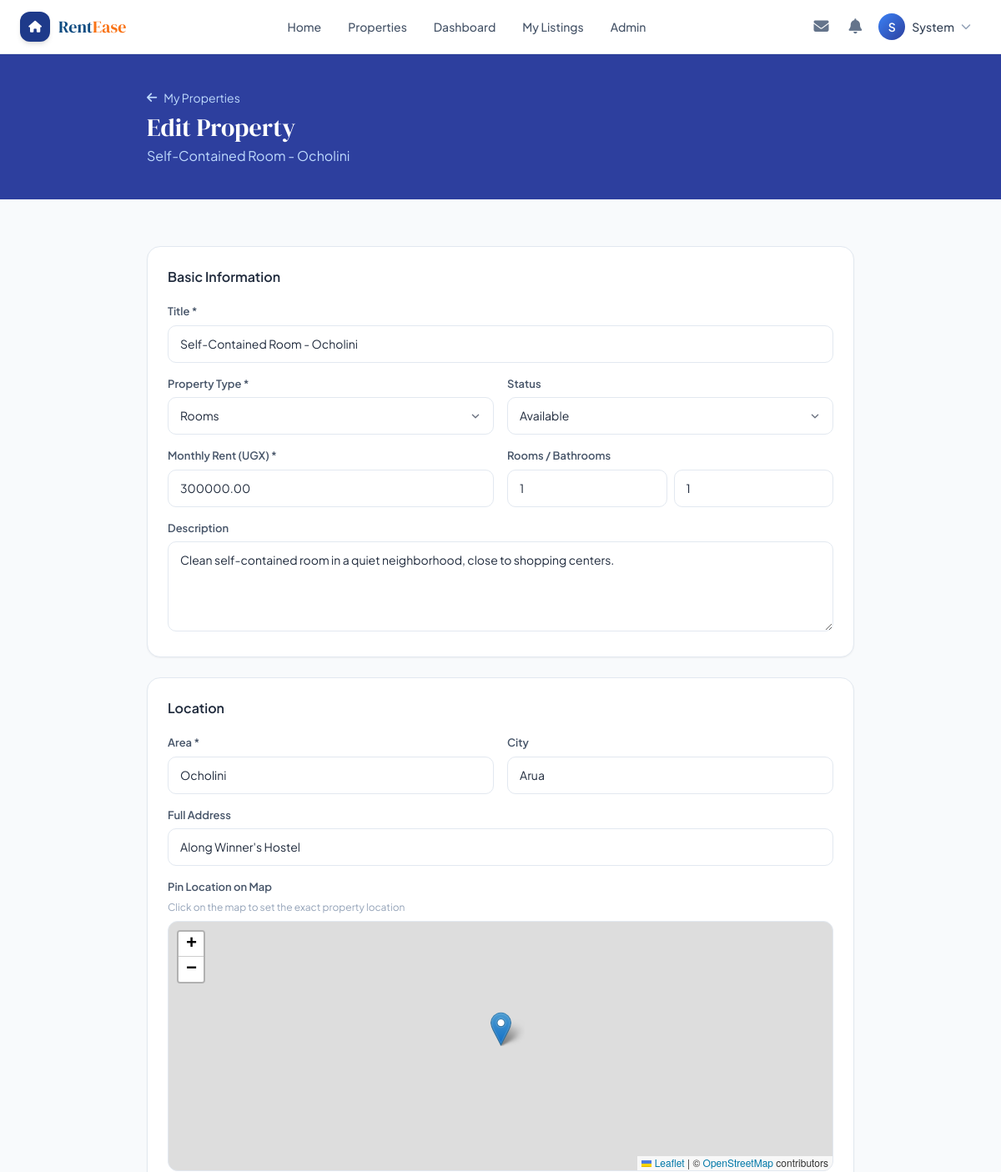
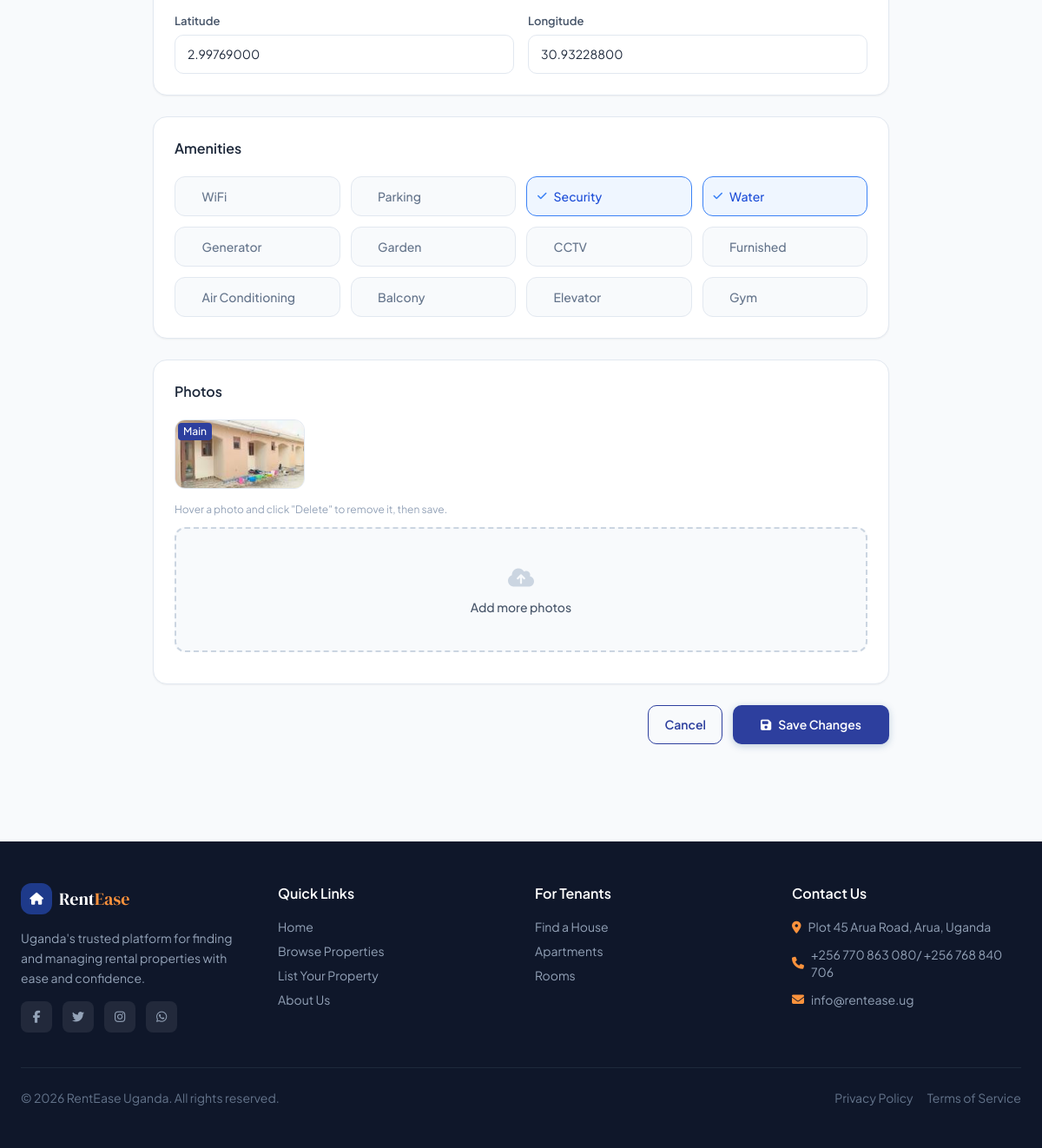
The page /pages/landlord/edit-property.php?id=2 (signed in) on the database its author committed (2 pictures, top to bottom).
### tables this page shows
CREATE TABLE `users` (
  `id` int(11) NOT NULL AUTO_INCREMENT,
  `name` varchar(100) NOT NULL,
  `email` varchar(150) NOT NULL,
  `phone` varchar(20) DEFAULT NULL,
  `password_hash` varchar(255) NOT NULL,
  `role` enum('tenant','landlord','agent','admin') NOT NULL DEFAULT 'tenant',
  `avatar` varchar(255) DEFAULT NULL,
  `bio` text DEFAULT NULL,
  `is_active` tinyint(1) DEFAULT 1,
  `reset_token` varchar(100) DEFAULT NULL,
  `reset_token_expiry` datetime DEFAULT NULL,
  `created_at` timestamp NOT NULL DEFAULT current_timestamp(),
  `updated_at` timestamp NOT NULL DEFAULT current_timestamp() ON UPDATE current_timestamp(),
  PRIMARY KEY (`id`),
  UNIQUE KEY `email` (`email`)
);

CREATE TABLE `properties` (
  `id` int(11) NOT NULL AUTO_INCREMENT,
  `owner_id` int(11) NOT NULL,
  `title` varchar(200) NOT NULL,
  `description` text DEFAULT NULL,
  `property_type` enum('room','apartment','hostel','house','studio') NOT NULL,
  `price` decimal(10,2) NOT NULL,
  `location` varchar(255) NOT NULL,
  `address` text DEFAULT NULL,
  `city` varchar(100) DEFAULT NULL,
  `latitude` decimal(10,8) DEFAULT NULL,
  `longitude` decimal(11,8) DEFAULT NULL,
  `num_rooms` int(11) DEFAULT 1,
  `num_bathrooms` int(11) DEFAULT 1,
  `amenities` text DEFAULT NULL,
  `status` enum('available','occupied','maintenance','inactive','booked') DEFAULT NULL,
  `views` int(11) DEFAULT 0,
  `created_at` timestamp NOT NULL DEFAULT current_timestamp(),
  `updated_at` timestamp NOT NULL DEFAULT current_timestamp() ON UPDATE current_timestamp(),
  PRIMARY KEY (`id`),
  KEY `owner_id` (`owner_id`),
  CONSTRAINT `properties_ibfk_1` FOREIGN KEY (`owner_id`) REFERENCES `users` (`id`) ON DELETE CASCADE
);

CREATE TABLE `property_images` (
  `id` int(11) NOT NULL AUTO_INCREMENT,
  `property_id` int(11) NOT NULL,
  `image_path` varchar(255) NOT NULL,
  `is_primary` tinyint(1) DEFAULT 0,
  `created_at` timestamp NOT NULL DEFAULT current_timestamp(),
  PRIMARY KEY (`id`),
  KEY `property_id` (`property_id`),
  CONSTRAINT `property_images_ibfk_1` FOREIGN KEY (`property_id`) REFERENCES `properties` (`id`) ON DELETE CASCADE
);

### includes/config.php (called while the page is built, shortened)
<?php
function getDB(): PDO {
    static $pdo = null;
    if ($pdo === null) {
        try {
            $dsn = "mysql:host=" . DB_HOST . ";port=" . DB_PORT . ";dbname=" . DB_NAME . ";charset=utf8mb4";
            $pdo = new PDO($dsn, DB_USER, DB_PASS, [
                PDO::ATTR_ERRMODE => PDO::ERRMODE_EXCEPTION,
                PDO::ATTR_DEFAULT_FETCH_MODE => PDO::FETCH_ASSOC,
            ]);
        } catch (PDOException $e) {
            http_response_code(500);
            die(json_encode(['error' => 'Database connection failed']));
        }
    }
    return $pdo;
}
function isLoggedIn(): bool {
    return isset($_SESSION['user_id']);
}
function currentUser(): ?array {
    static $user = null;
    if ($user === null) {
        $db = getDB();
        $stmt = $db->prepare("SELECT id, name, email, phone, role, avatar FROM users WHERE id = ? AND is_active = 1");
        $stmt->execute([$_SESSION['user_id']]);
        $user = $stmt->fetch() ?: null;
    }
    return $user;
}
function requireRole(array $roles): void {
    $user = currentUser();
}
function sanitize(string $str): string {
    return htmlspecialchars(trim($str), ENT_QUOTES, 'UTF-8');
}

### pages/landlord/edit-property.php (the view, shortened to what this page needs)
<?php
require_once __DIR__ . '/../../includes/config.php';
requireRole(['landlord','agent','admin']);
$user = currentUser();
$id = (int)($_GET['id'] ?? 0);
$db = getDB();
$property = $db->query("SELECT * FROM properties WHERE id=$id")->fetch();
$images = $db->query("SELECT * FROM property_images WHERE property_id=$id ORDER BY is_primary DESC")->fetchAll();
$currentAmenities = $property['amenities'] ? explode(',', $property['amenities']) : [];
include __DIR__ . '/../../includes/header.php';
?>
<div class="page-hero py-10">
    <div class="max-w-4xl mx-auto px-4 sm:px-6">
        <a href="<?= APP_URL ?>/pages/landlord/properties.php" class="inline-flex items-center gap-2 text-blue-200 hover:text-white text-sm mb-2"><i class="fas fa-arrow-left"></i> My Properties</a>
        <h1 class="font-display text-3xl text-white">Edit Property</h1>
        <p class="text-blue-200 mt-1"><?= sanitize($property['title']) ?></p>
    </div>
</div>
<div class="max-w-4xl mx-auto px-4 sm:px-6 py-8">
    <form method="POST" enctype="multipart/form-data" class="space-y-6">
        <div class="bg-white rounded-2xl border border-slate-200 shadow-sm p-6">
            <h2 class="font-semibold text-slate-800 mb-5">Basic Information</h2>
            <div class="grid grid-cols-1 md:grid-cols-2 gap-4">
                <div class="md:col-span-2">
                    <label class="form-label">Title *</label>
                    <input type="text" name="title" class="form-input" value="<?= sanitize($property['title']) ?>" required>
                </div>
                <div>
                    <label class="form-label">Property Type *</label>
                    <select name="property_type" class="form-select" required>
                        <?php foreach (['rooms','apartment','house'] as $t): ?>
                        <option value="<?= $t ?>" <?= $property['property_type']===$t?'selected':'' ?>><?= ucfirst($t) ?></option>
                        <?php endforeach; ?>
                    </select>
                </div>
                <div>
                    <label class="form-label">Status</label>
                    <select name="status" class="form-select">
                        <?php foreach (['available','occupied','maintenance','inactive', 'booked'] as $s): ?>
                        <option value="<?= $s ?>" <?= $property['status']===$s?'selected':'' ?>><?= ucfirst($s) ?></option>
                        <?php endforeach; ?>
                    </select>
                </div>
                <div>
                    <label class="form-label">Monthly Rent (UGX) *</label>
                    <input type="number" name="price" class="form-input" value="<?= $property['price'] ?>" required>
                </div>
                <div>
                    <label class="form-label">Rooms / Bathrooms</label>
                    <div class="flex gap-2">
                        <input type="number" name="num_rooms" class="form-input" value="<?= $property['num_rooms'] ?>" min="1" placeholder="Rooms">
                        <input type="number" name="num_bathrooms" class="form-input" value="<?= $property['num_bathrooms'] ?>" min="0" placeholder="Baths">
                    </div>
                </div>
                <div class="md:col-span-2">
                    <label class="form-label">Description</label>
                    <textarea name="description" class="form-textarea" rows="4"><?= sanitize($property['description']??'') ?></textarea>
                </div>
            </div>
        </div>
<div class="bg-white rounded-2xl border border-slate-200 shadow-sm p-6">
    <h2 class="font-semibold text-slate-800 mb-5">Location</h2>
    <div class="grid grid-cols-1 md:grid-cols-2 gap-4">
        <div>
            <label class="form-label">Area *</label>
            <input type="text" name="location" class="form-input" value="<?= sanitize($property['location']) ?>" required>
        </div>
        <div>
            <label class="form-label">City</label>
            <input type="text" name="city" class="form-input" value="<?= sanitize($property['city']??'') ?>">
        </div>
        <div class="md:col-span-2">
            <label class="form-label">Full Address</label>
            <input type="text" name="address" class="form-input" value="<?= sanitize($property['address']??'') ?>">
        </div>
        <div class="md:col-span-2">
            <label class="form-label">Pin Location on Map</label>
            <p class="text-xs text-slate-400 mb-2">Click on the map to set the exact property location</p>
            <div id="locationPicker" style="height: 300px;" class="rounded-xl border border-slate-200 z-0"></div>
        </div>
        <div>
            <label class="form-label">Latitude</label>
            <input type="text" name="latitude" id="latInput" class="form-input"
                   value="<?= $property['latitude']??'' ?>" placeholder="Click map to set" readonly>
        </div>
        <div>
            <label class="form-label">Longitude</label>
            <input type="text" name="longitude" id="lngInput" class="form-input"
                   value="<?= $property['longitude']??'' ?>" placeholder="Click map to set" readonly>
        </div>
    </div>
</div>
        <div class="bg-white rounded-2xl border border-slate-200 shadow-sm p-6">
            <h2 class="font-semibold text-slate-800 mb-5">Amenities</h2>
            <div class="grid grid-cols-2 sm:grid-cols-4 gap-3">
                <?php foreach (['WiFi','Parking','Security','Water','Generator','Garden','CCTV','Furnished','Air Conditioning','Balcony','Elevator','Gym'] as $am):
                    $checked = in_array($am, $currentAmenities); ?>
                <label class="amenity-check cursor-pointer">
                    <div class="amenity-btn <?= $checked?'active':'' ?> flex items-center gap-2 p-3 border rounded-xl transition-all text-sm font-medium">
                        <i class="fas fa-check text-xs opacity-0 check-icon"></i><?= $am ?>
                    </div>
                </label>
                <?php endforeach; ?>
            </div>
        </div>
        <div class="bg-white rounded-2xl border border-slate-200 shadow-sm p-6">
            <h2 class="font-semibold text-slate-800 mb-5">Photos</h2>
            <?php if (!empty($images)): ?>
            <div class="grid grid-cols-3 sm:grid-cols-5 gap-3 mb-4">
                <?php foreach ($images as $img): ?>
                <div class="relative group">
                    <img src="<?= APP_URL ?>/<?= sanitize($img['image_path']) ?>" class="w-full h-20 object-cover rounded-xl border border-slate-200">
                    <?php if ($img['is_primary']): ?>
                    <span class="absolute top-1 left-1 bg-primary-700 text-white text-xs px-1.5 py-0.5 rounded font-medium">Main</span>
                    <?php endif; ?>
                    <label class="absolute inset-0 flex items-center justify-center bg-red-500/0 group-hover:bg-red-500/20 rounded-xl transition-colors cursor-pointer">
                    </label>
                </div>
                <?php endforeach; ?>
            </div>
            <p class="text-xs text-slate-400 mb-3">Hover a photo and click "Delete" to remove it, then save.</p>
            <?php endif; ?>
            <div id="uploadZone" class="upload-zone" onclick="document.getElementById('newImageInput').click()">
                <i class="fas fa-cloud-upload-alt text-2xl text-slate-300 mb-2"></i>
                <p class="text-slate-600 font-medium text-sm">Add more photos</p>
            </div>
        </div>
        <div class="flex gap-3 justify-end">
            <a href="<?= APP_URL ?>/pages/landlord/properties.php" class="btn-outline">Cancel</a>
            <button type="submit" class="btn-primary py-3 px-8"><i class="fas fa-save"></i> Save Changes</button>
        </div>
    </form>
</div>
<link rel="stylesheet" href="https://unpkg.com/leaflet@1.9.4/dist/leaflet.css"/>
<?php include __DIR__ . '/../../includes/footer.php'; ?>

### includes/header.php (shortened to what this page needs)
<?php
$user = currentUser();
?>
<!DOCTYPE html>
<html lang="en">
<head>
<script src="https://cdn.tailwindcss.com"></script>
<link rel="stylesheet" href="https://cdnjs.cloudflare.com/ajax/libs/font-awesome/6.5.0/css/all.min.css">
<link rel="stylesheet" href="<?= APP_URL ?>/assets/css/style.css?v=<?= filemtime(__DIR__ . '/../assets/css/style.css') ?>">
</head>
<body class="bg-slate-50 font-sans text-slate-800 min-h-screen">
<nav class="navbar fixed top-0 left-0 right-0 z-50 bg-white/95 backdrop-blur-md border-b border-slate-200 shadow-sm">
    <div class="max-w-7xl mx-auto px-4 sm:px-6">
        <div class="flex items-center justify-between h-16">
            <a href="<?= APP_URL ?>/index.php" class="flex items-center gap-2.5 group">
                <div class="w-9 h-9 bg-blue-900 rounded-xl flex items-center justify-center shadow-md group-hover:scale-105 transition-transform">
                    <i class="fas fa-home text-white text-sm"></i>
                </div>
                <span class="font-display text-xl text-primary-800">Rent<span class="text-accent-500">Ease</span></span>
            </a>
            <div class="hidden md:flex items-center gap-1">
                <a href="<?= APP_URL ?>/index.php" class="nav-link <?= basename($_SERVER['PHP_SELF']) === 'index.php' ? 'active' : '' ?>">Home</a>
                <a href="<?= APP_URL ?>/pages/search.php" class="nav-link">Properties</a>
                <?php if ($user): ?>
                    <?php if (in_array($user['role'], ['landlord','agent','admin'])): ?>
                    <a href="<?= APP_URL ?>/pages/landlord/dashboard.php" class="nav-link">Dashboard</a>
                    <a href="<?= APP_URL ?>/pages/landlord/properties.php" class="nav-link">My Listings</a>
                    <?php endif; ?>
                    <?php if ($user['role'] === 'admin'): ?>
                    <a href="<?= APP_URL ?>/pages/admin/dashboard.php" class="nav-link">Admin</a>
                    <?php endif; ?>
                <?php endif; ?>
            </div>
            <div class="flex items-center gap-2">
                <?php if ($user): ?>
                    <a href="<?= APP_URL ?>/pages/messages.php" class="relative p-2 text-slate-500 hover:text-primary-700 hover:bg-primary-50 rounded-lg transition-colors">
                        <i class="fas fa-envelope text-lg"></i>
                    </a>
                    <a href="<?= APP_URL ?>/pages/notifications.php" class="relative p-2 text-slate-500 hover:text-primary-700 hover:bg-primary-50 rounded-lg transition-colors">
                        <i class="fas fa-bell text-lg"></i>
                    </a>
                    <div class="relative" x-data="{ open: false }">
                        <button onclick="toggleDropdown('userMenu')" class="flex items-center gap-2 pl-1 pr-3 py-1 rounded-full hover:bg-slate-100 transition-colors">
                            <div class="w-8 h-8 rounded-full bg-gradient-to-br from-primary-500 to-primary-700 flex items-center justify-center text-white text-sm font-semibold">
                                <?= strtoupper(substr($user['name'], 0, 1)) ?>
                            </div>
                            <span class="hidden sm:block text-sm font-medium text-slate-700"><?= sanitize(explode(' ', $user['name'])[0]) ?></span>
                            <i class="fas fa-chevron-down text-xs text-slate-400"></i>
                        </button>
                    </div>
                <?php else: ?>
                    <a href="<?= APP_URL ?>/pages/login.php" class="btn-outline text-sm">Sign In</a>
                    <a href="<?= APP_URL ?>/pages/register.php" class="btn-primary text-sm">Get Started</a>
                <?php endif; ?>
            </div>
        </div>
    </div>
</nav>
<div class="h-16"></div>

### rows shown on the page
users: name "S", name "System"
properties: title "Self-Contained Room - Ocholini", status "Available", price "300000.00", num_rooms "1", num_bathrooms "1", description "Clean self-contained room in a quiet neighborhood, close to shopping centers.", location "Ocholini", city "Arua", address "Along Winner's Hostel", latitude "2.99769000", longitude "30.93228800"
property_images: image_path (picture), is_primary "Main"

### other values the page prints
$am "WiFi"
$am "Parking"
$am "Security"
$am "Water"
$am "Generator"
$am "Garden"
$am "CCTV"
$am "Furnished"
$am "Air Conditioning"
$am "Balcony"
$am "Elevator"
$am "Gym"
form field property_type "Rooms"
